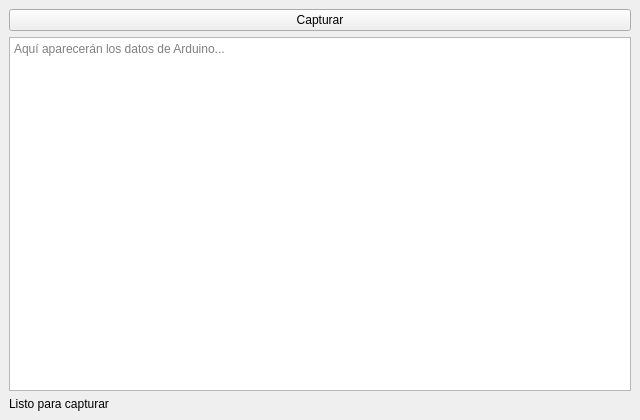
<?xml version="1.0" encoding="UTF-8"?>
<ui version="4.0">
 <class>MainWindow</class>
 <widget class="QMainWindow" name="MainWindow">
  <property name="geometry"><rect><x>0</x><y>0</y><width>640</width><height>420</height></rect></property>
  <property name="windowTitle"><string>Captura serial | Instrumentación Biomédica</string></property>
  <widget class="QWidget" name="centralwidget">
   <layout class="QVBoxLayout" name="verticalLayout">
    <item><widget class="QPushButton" name="btnCapturar">
     <property name="text"><string>Capturar</string></property>
    </widget></item>
    <item><widget class="QPlainTextEdit" name="txtDatos">
     <property name="readOnly"><bool>true</bool></property>
     <property name="placeholderText"><string>Aquí aparecerán los datos de Arduino...</string></property>
    </widget></item>
    <item><widget class="QLabel" name="lblEstado">
     <property name="text"><string>Listo para capturar</string></property>
     <property name="wordWrap"><bool>true</bool></property>
    </widget></item>
   </layout>
  </widget>
 </widget>
 <resources/>
 <connections/>
</ui>
